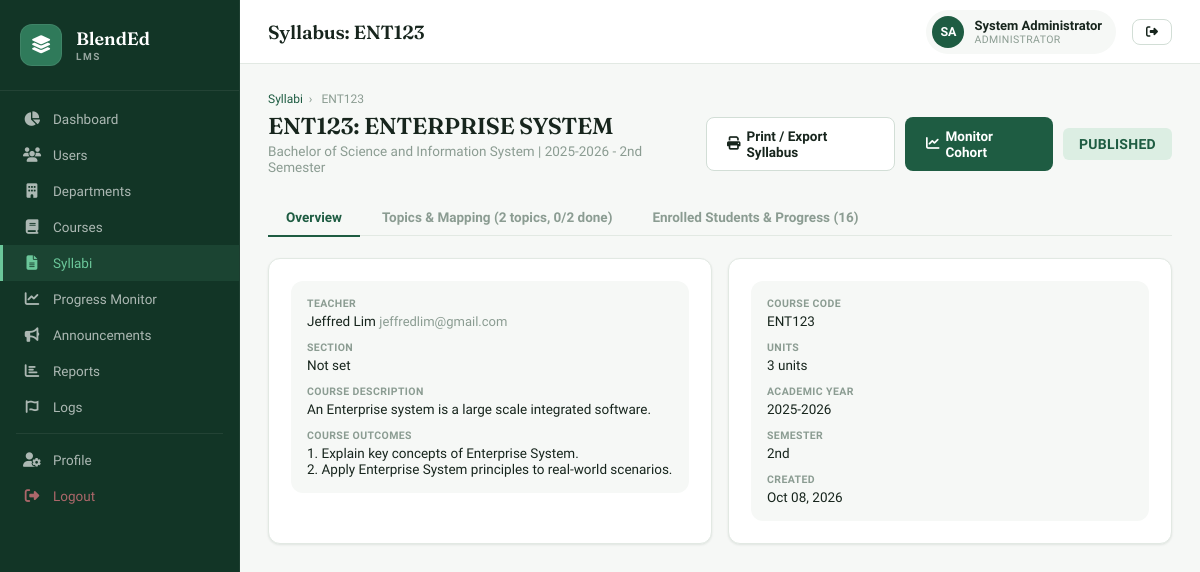
Before: /admin/syllabi_view.php?id=70 (signed in) with the older database file.
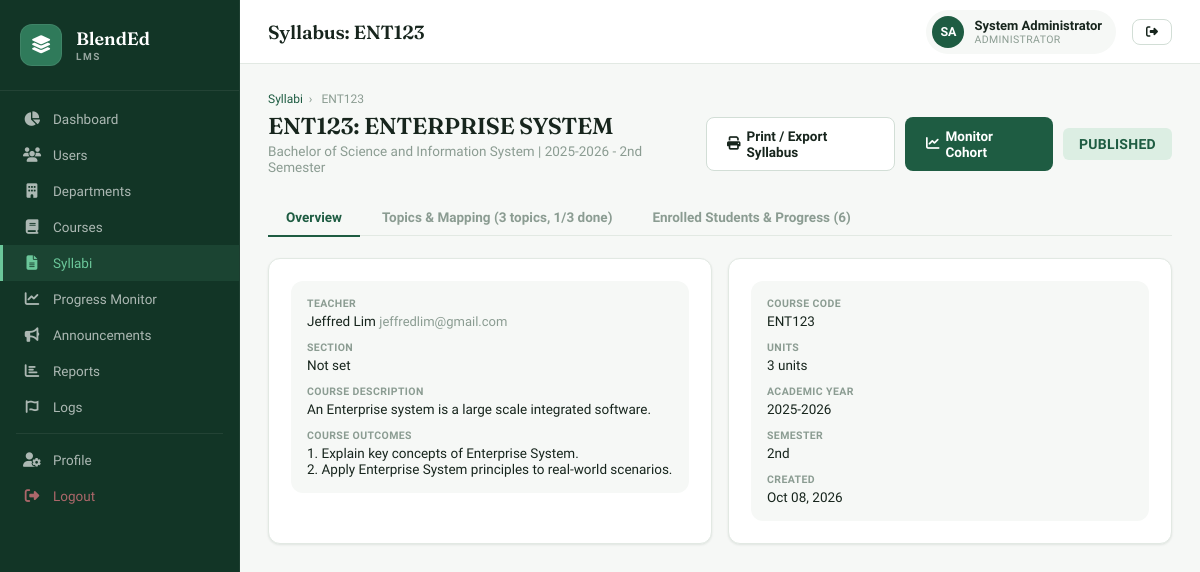
After: the same page with the newer database file.
### tables this page shows
CREATE TABLE `syllabus_topics` (
  `id` int NOT NULL AUTO_INCREMENT,
  `syllabus_id` int NOT NULL,
  `week_number` int NOT NULL,
  `topic_title` varchar(200) NOT NULL,
  `topic_description` text,
  `learning_outcomes` text,
  `delivery_mode` enum('face-to-face','online','blended','asynchronous','synchronous') DEFAULT 'blended',
  `online_platform` varchar(100) DEFAULT NULL,
  `resources` text,
  `assessment_type` varchar(100) DEFAULT NULL,
  `sort_order` int DEFAULT '0',
  `created_at` timestamp NOT NULL DEFAULT CURRENT_TIMESTAMP,
  `is_completed` tinyint(1) NOT NULL DEFAULT '0',
  `completion_notes` text,
  `deletion_requested` tinyint(1) NOT NULL DEFAULT '0',
  `deletion_reason` text,
  `ilo_code` varchar(50) DEFAULT NULL,
  `blooms_level` varchar(50) DEFAULT NULL,
  `activity_title` varchar(255) DEFAULT NULL,
  PRIMARY KEY (`id`),
  KEY `syllabus_id` (`syllabus_id`),
  CONSTRAINT `syllabus_topics_ibfk_1` FOREIGN KEY (`syllabus_id`) REFERENCES `syllabi` (`id`) ON DELETE CASCADE
);

### admin/syllabi_view.php (the view, shortened to what this page needs)
<?php
require_once '../includes/config.php';
$id = (int)($_GET['id'] ?? 0);
$syl = $conn->query("SELECT s.*,c.course_name,c.course_code,c.units,u.full_name as teacher_name,u.email as teacher_email,d.name as dept_name FROM syllabi s JOIN courses c ON s.course_id=c.id JOIN users u ON s.teacher_id=u.id JOIN departments d ON c.department_id=d.id WHERE s.id=$id")->fetch_assoc();
$topics = $conn->query("SELECT * FROM syllabus_topics WHERE syllabus_id=$id ORDER BY week_number,sort_order");
$topicsArr = []; while($t=$topics->fetch_assoc()) $topicsArr[] = $t;
$completedCount = count(array_filter($topicsArr, fn($t) => !empty($t['is_completed'])));
$totalTopics = count($topicsArr);
$totalAssessments = (int)$conn->query("SELECT COUNT(*) FROM assessments WHERE syllabus_id=$id")->fetch_row()[0];
$studentsQuery = $conn->query("
    SELECT u.id as student_id, u.full_name, u.email, e.enrolled_at, e.status,
           COALESCE(COUNT(DISTINCT CASE WHEN tp.read_percentage >= 90 OR tp.status = 'completed' THEN tp.syllabus_topic_id END), 0) as completed_topics,
           COALESCE(SUM(tp.read_percentage), 0) as total_read_pct_sum,
           COALESCE(COUNT(DISTINCT sub.assessment_id), 0) as submitted_assessments,
           COALESCE(AVG(sub.score), 0) as avg_score
    FROM enrollments e
    JOIN users u ON e.student_id=u.id
    LEFT JOIN topic_progress tp ON tp.student_id=u.id AND tp.syllabus_topic_id IN (SELECT id FROM syllabus_topics WHERE syllabus_id=$id)
    LEFT JOIN submissions sub ON sub.student_id=u.id AND sub.assessment_id IN (SELECT id FROM assessments WHERE syllabus_id=$id)
    WHERE e.syllabus_id=$id
    GROUP BY u.id, u.full_name, u.email, e.enrolled_at, e.status
    ORDER BY u.full_name ASC
");
$studentsList = [];
while ($st = $studentsQuery->fetch_assoc()) {
    $denom = ($totalTopics + $totalAssessments);
    $st['overall_pct'] = $denom > 0 ? min(100, max(0, round(($st['total_read_pct_sum'] + ($st['submitted_assessments'] * 100)) / $denom, 1))) : 0;
    $studentsList[] = $st;
}
?>
<?php require_once '../includes/header.php'; ?>
<div class="app-layout">
<?php require_once '../includes/sidebar.php'; ?>
<div class="main-content">
<?php require_once '../includes/topbar.php'; ?>
<div class="page-content">
<div class="breadcrumb"><a href="syllabi.php">Syllabi</a><span>›</span> <?= htmlspecialchars($syl['course_code']) ?></div>
<div class="page-header">
    <div class="page-header-left">
        <h2><?= htmlspecialchars($syl['course_code']) ?>: <?= htmlspecialchars($syl['course_name']) ?></h2>
        <p><?= htmlspecialchars($syl['dept_name']) ?> | <?= $syl['academic_year'] ?> - <?= $syl['semester'] ?> Semester</p>
    </div>
    <div style="display:flex;align-items:center;gap:10px">
        <a href="<?= BASE_URL ?>teacher/export_syllabus.php?id=<?= $id ?>" target="_blank" class="btn btn-secondary" style="display:inline-flex;align-items:center;gap:6px">
            <i class="fas fa-print"></i> Print / Export Syllabus
        </a>
        <a href="monitoring.php?syl=<?= $id ?>" class="btn btn-primary" style="display:inline-flex;align-items:center;gap:6px">
            <i class="fas fa-chart-line"></i> Monitor Cohort
        </a>
        <?php $sc=['draft'=>'badge-gray','published'=>'badge-green','archived'=>'badge-orange']; ?>
        <span class="badge <?= $sc[$syl['status']] ?>" style="font-size:14px;padding:8px 16px"><?= ucfirst($syl['status']) ?></span>
    </div>
</div>
<div class="tab-nav">
    <button class="tab-btn active" onclick="showTab('overview',this)">Overview</button>
    <button class="tab-btn" onclick="showTab('topics',this)">Topics & Mapping (<?= $totalTopics ?> topics<?= $totalTopics ? ', '.$completedCount.'/'.$totalTopics.' done' : '' ?>)</button>
    <button class="tab-btn" onclick="showTab('students',this)">Enrolled Students & Progress (<?= count($studentsList) ?>)</button>
</div>
<div class="tab-pane active" id="overview">
<div class="two-col">
<div class="card"><div class="card-body">
    <dl class="info-block">
        <dt>Teacher</dt><dd><?= htmlspecialchars($syl['teacher_name']) ?> <small class="text-muted"><?= $syl['teacher_email'] ?></small></dd>
        <dt>Section</dt><dd><?= htmlspecialchars($syl['section_name'] ?? 'Not set') ?></dd>
        <dt>Course Description</dt><dd><?= nl2br(htmlspecialchars($syl['course_description'] ?? 'Not set')) ?></dd>
        <dt>Course Outcomes</dt><dd><?= nl2br(htmlspecialchars($syl['course_outcomes'] ?? 'Not set')) ?></dd>
    </dl>
</div></div>
<div>
<div class="card"><div class="card-body">
    <dl class="info-block">
        <dt>Course Code</dt><dd><?= htmlspecialchars($syl['course_code']) ?></dd>
        <dt>Units</dt><dd><?= $syl['units'] ?> units</dd>
        <dt>Academic Year</dt><dd><?= $syl['academic_year'] ?></dd>
        <dt>Semester</dt><dd><?= $syl['semester'] ?></dd>
        <dt>Created</dt><dd><?= date('M d, Y', strtotime($syl['created_at'])) ?></dd>
    </dl>
</div></div>
</div>
</div>
</div>
</div></div></div>
</body></html>

Changed rows visible on the page:
changed syllabus_topics: is_completed "0" → "1"
Other visible differences:
$totalTopics: "2" → "3"
count($studentsList): "16" → "6"
